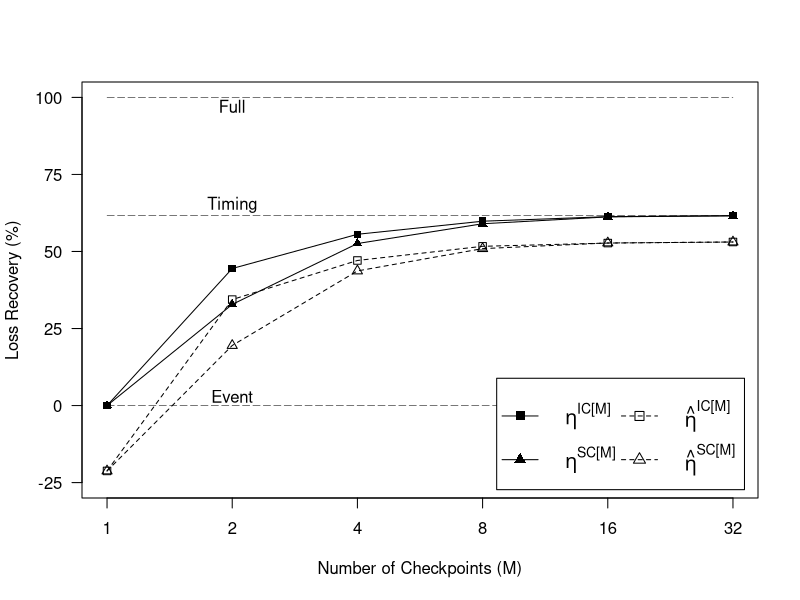

Here is the R script that generated this plot:
#################
# R code for analyzing output and plot figures
# v2.0 (organized on 2013-11-11)
# for Figure 5a (convergence of the checkpoint models) in the paper
# published on https://github.com/tong-wang/NVLearning
#################

#NEED TO FIRST SET R WORKING DIRECTORY TO WHERE THE FILES ARE LOCATED!!!
setwd("~/Dropbox/Research/CensoredDemand/NVLearning.git/output/Checkpoint_PowerOfTwo")


#read the output files
data_A <- read.table("NVLearning_CheckpointA.PowerOfTwo.txt", header=TRUE)[c("M", "Pi_A")]
data_B <- read.table("NVLearning_CheckpointB.PowerOfTwo.txt", header=TRUE)[c("M", "Pi_B")]
data_Am <- read.table("NVLearning_CheckpointA_myopic.PowerOfTwo.txt", header=TRUE)[c("M", "Pi_Am")]
data_Bm <- read.table("NVLearning_CheckpointB_myopic.PowerOfTwo.txt", header=TRUE)[c("M", "Pi_Bm")]

Pi_F <- 27.80394629
Pi_E <- 27.45002563
Pi_T <- 27.66852677
Pi_Tm <- 27.63839435


#merge into one data frame
data <- merge(data_A, data_B, by=c("M"))
data <- merge(data, data_Am, by=c("M"))
data <- merge(data, data_Bm, by=c("M"))

#calculate profit gaps
data$Gap_A <- (data$Pi_A - Pi_E) / (Pi_F - Pi_E) * 100
data$Gap_B <- (data$Pi_B - Pi_E) / (Pi_F - Pi_E) * 100
data$Gap_Am <- (data$Pi_Am - Pi_E) / (Pi_F - Pi_E) * 100
data$Gap_Bm <- (data$Pi_Bm - Pi_E) / (Pi_F - Pi_E) * 100
Gap_T <- (Pi_T - Pi_E) / (Pi_F - Pi_E) * 100


xrange = range(log2(data$M))
#    yrange = c(0,100)
yrange = c(-25,100)

#plot figure 5a
pdf('Figure-Checkpoint-PowerOfTwo.pdf', width = 8, height = 8)

    plot(xrange, yrange, type="n", xlab="Number of Checkpoints (M)", ylab="Loss Recovery (%)", xaxt="n", yaxt="n")
    
    #F model as upper bound (100%)
    lines(log2(data$M), rep(100, length(data$M)), lty=5, lwd=0.5)
    text(x=1, y=97, "Full")
    
    #E model as lower bound (0%)
    lines(log2(data$M), rep(0, length(data$M)), lty=5, lwd=0.5)
    text(x=1, y=3, "Event")

    #T model as the limit of IC[M] model
    lines(log2(data$M), rep(Gap_T, length(data$M)), lty=5, lwd=0.5)
    text(x=1, y=65, "Timing")
    
    #IC[M] model
    lines(log2(data$M), data$Gap_A, lty=1, lwd=1)
    points(log2(data$M), data$Gap_A, pch=15)
    
    #IC[M]m model
    lines(log2(data$M), data$Gap_Am, lty=2, lwd=1)
    points(log2(data$M), data$Gap_Am, pch=0)
    #text(x=1, y=88, "Inventory Checkpoint [M]")
    
    #SC[M] model
    lines(log2(data$M), data$Gap_B, lty=1, lwd=1)
    points(log2(data$M), data$Gap_B, pch=17)
    
    #SC[M]m model
    lines(log2(data$M), data$Gap_Bm, lty=2, lwd=1)
    points(log2(data$M), data$Gap_Bm, pch=2)
    #text(x=1, y=25, "Stock-out Checkpoint [M]")
    
    axis(side=1, at=log2(data$M), labels=data$M)
#    axis(side=2, at=seq(50, 100, 10), labels=seq(50, 100, 10), las=1)
    axis(side=2, at=seq(-25, 100, 25), labels=seq(-25, 100, 25), las=1)
    
    #legend(x="bottomright", inset=0.04, legend=c("Inventory Checkpoint [M]", "Stock-out Checkpoint [M]"), lty=c(1,1), lwd=c(1,1), pch=c(9,5), x.intersp=1.5, y.intersp=1.5)
    legend(x="bottomright", inset=0.02, ncol=2,
        legend=c(expression(eta^"IC[M]"), 
                expression(eta^"SC[M]"), 
                expression(hat(eta)^"IC[M]"), 
                expression(hat(eta)^"SC[M]")), 
        lty=c(1,1,2,2), lwd=c(1,1,1,1), pch=c(15,17,0,2), x.intersp=1.5, y.intersp=1.5, cex=1.2)

dev.off()
